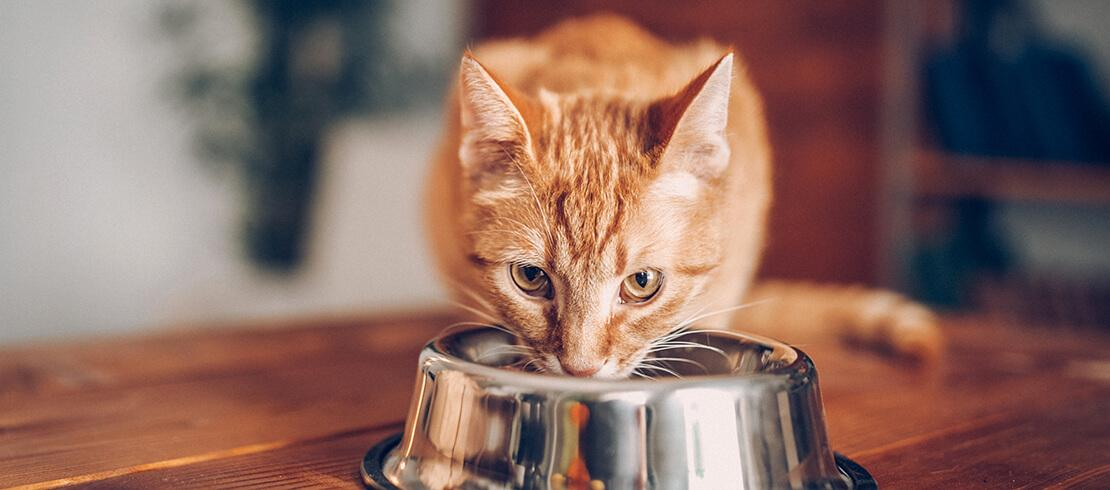
#> input picture photos/cat.jpg, 1110 x 490 px
$ python gradients.py
#> lines starting #> are read from the running program, lines starting #| are printed output that depends on the picture; after the words box and inside, x2 and y2 are one past the last pixel; in counts of white or black regions, pixels touching at a corner belong together
import cv2 as cv
import numpy as np
img = cv.imread('photos/cat.jpg')
#> img is the input picture: shape (490, 1110, 3); mean B, G, R 99.2, 107.8, 138.6
# cv.imshow('Screenshot',img)
gray=cv.cvtColor(img,cv.COLOR_BGR2GRAY)
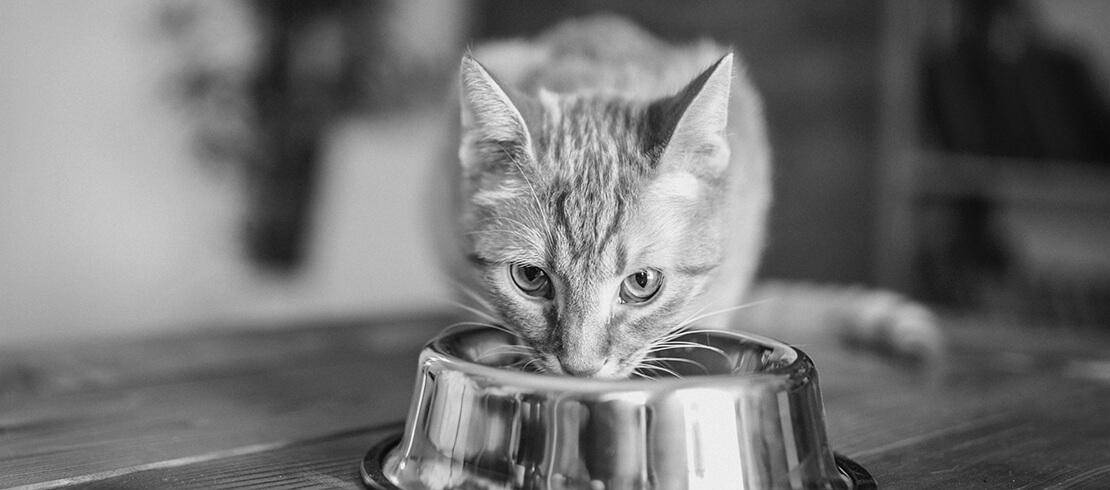
#> gray: shape (490, 1110); min 1, max 254, mean 116

#laplacian
lap = cv.Laplacian(gray, cv.CV_64F)
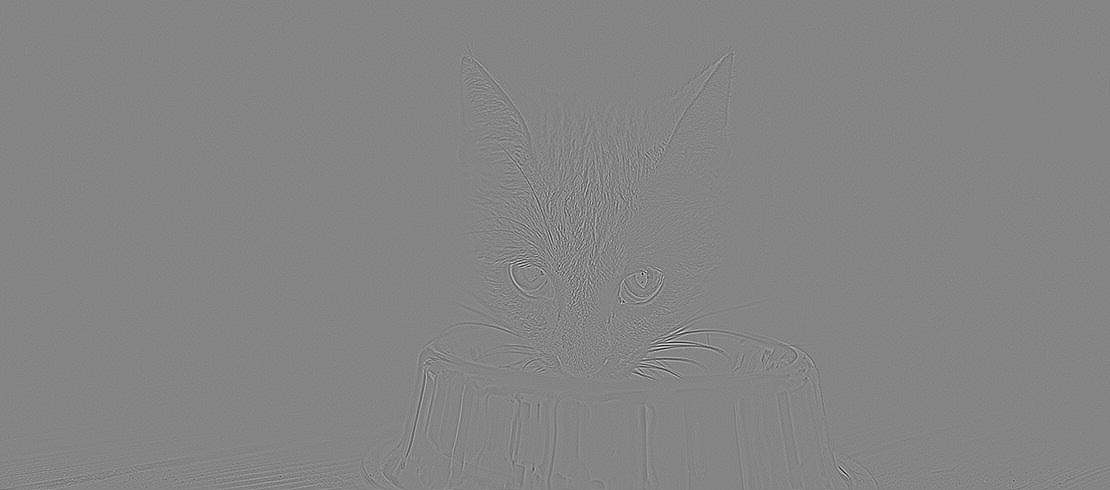
#> lap: shape (490, 1110) float64; min -395, max 364, mean 0; drawn with min black and max white
lap = np.uint8(np.absolute(lap))
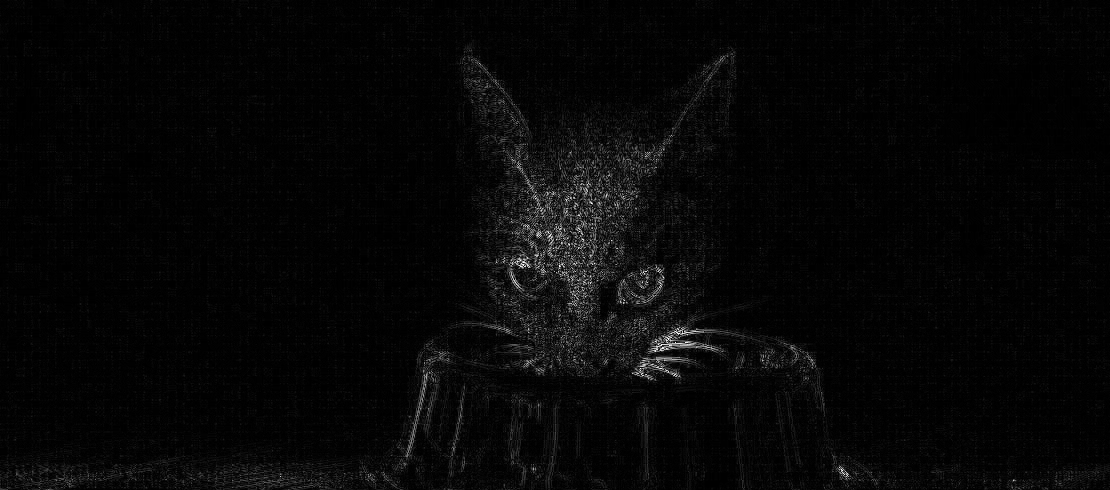
#> lap: shape (490, 1110); min 0, max 255, mean 6.7
# cv.imshow('laplacian',lap)

#sobel
sobelx = cv.Sobel(gray,cv.CV_64F,1,0)
sobely = cv.Sobel(gray,cv.CV_64F,0,1)

canny = cv.Canny(gray,150,175)
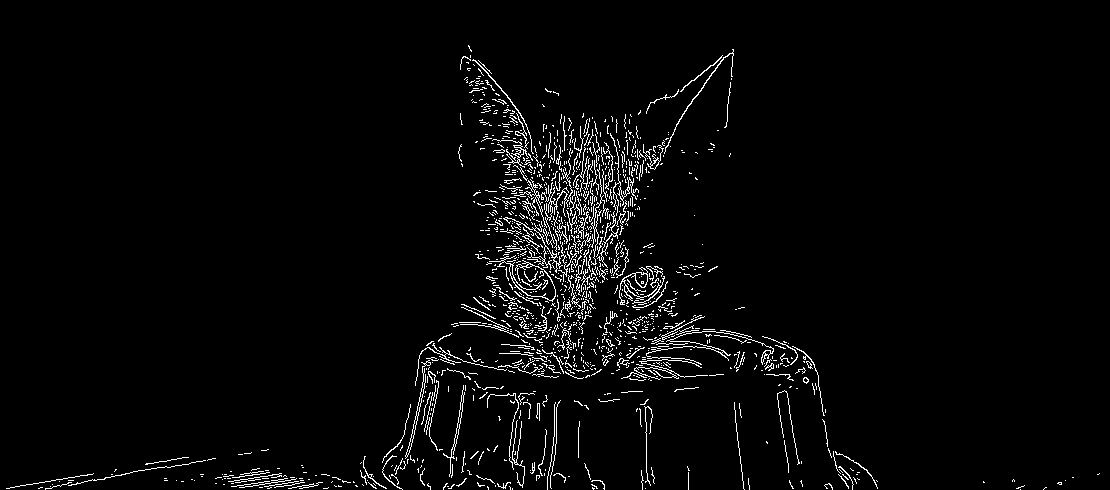
#> canny: shape (490, 1110); 3% white in thin lines or dots, all inside (x1, y1, x2, y2) = (6, 45, 1100, 490)
cv.imshow('canny',canny)

cv.imshow('sobelx',sobelx)
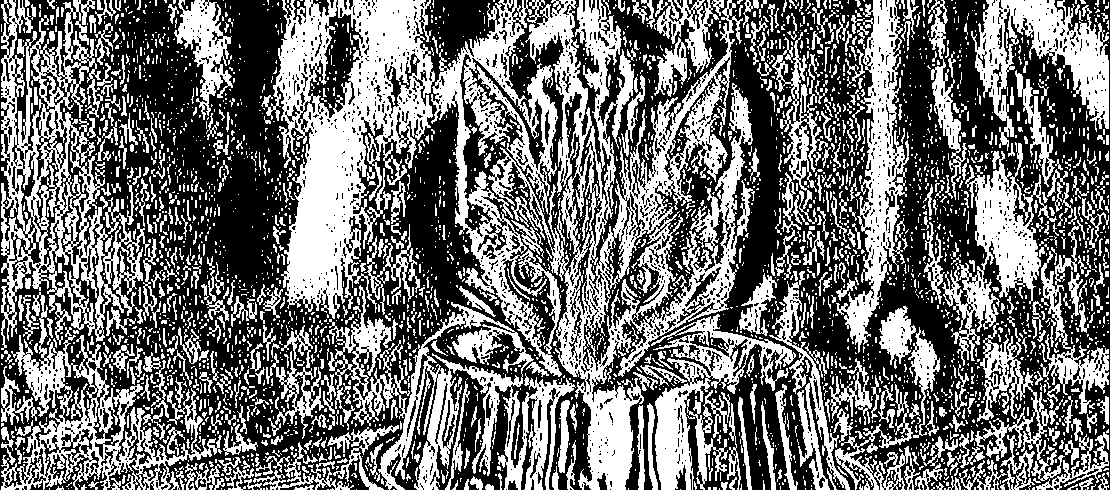
#> window 'sobelx': shape (490, 1110); 44.1% white; 3416 white regions (2694 under 20 px), largest, box (x1, y1, x2, y2) and area: (488, 0, 755, 490) 34688, (261, 0, 435, 319) 25932, (1, 0, 150, 350) 17508
cv.imshow('sobely',sobely)
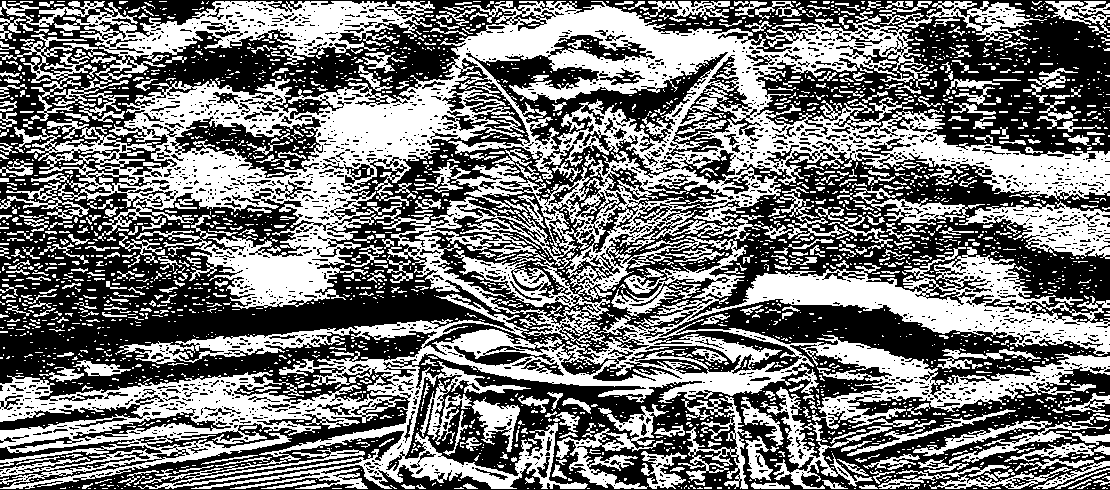
#> window 'sobely': shape (490, 1110); 46.6% white; 2810 white regions (2280 under 20 px), largest, box (x1, y1, x2, y2) and area: (14, 1, 1110, 489) 155591, (0, 372, 406, 489) 17268, (0, 1, 435, 123) 14429
cv.waitKey(0)

$ run again, with photos/group.jpg copied over photos/cat.jpg
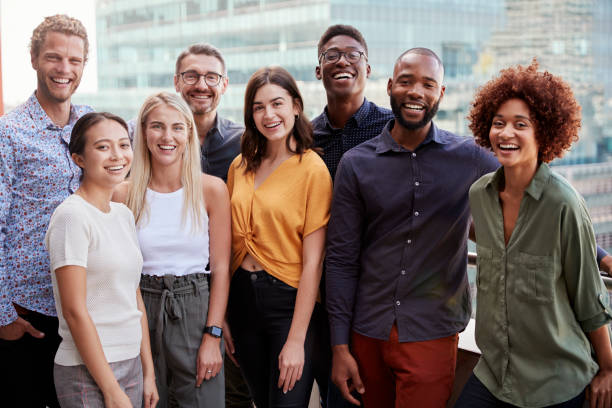
#> input picture photos/group.jpg, 612 x 408 px
#> img is the input picture: shape (408, 612, 3); mean B, G, R 109.5, 112.6, 126.8
#> `canny = cv.Canny(gray,150,175)`:
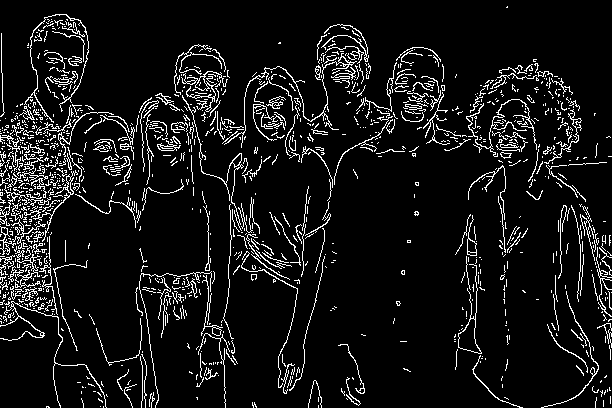
#> canny: shape (408, 612); 8.3% white in thin lines or dots
#> `cv.imshow('sobely',sobely)`:
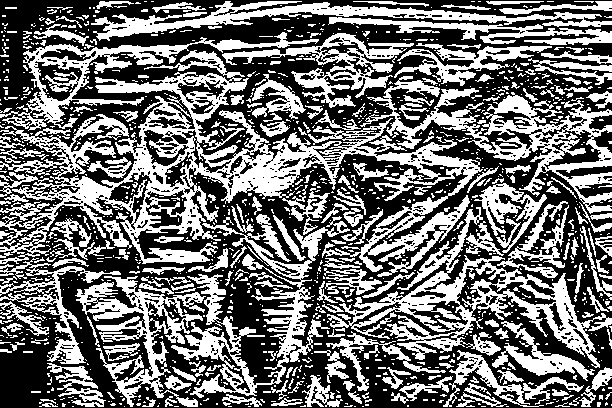
#> window 'sobely': shape (408, 612); 43.9% white; 1159 white regions (922 under 20 px), largest, box (x1, y1, x2, y2) and area: (0, 50, 483, 277) 25700, (327, 207, 612, 368) 9192, (360, 76, 612, 214) 7657

$ run again, with photos/lady.jpg copied over photos/cat.jpg
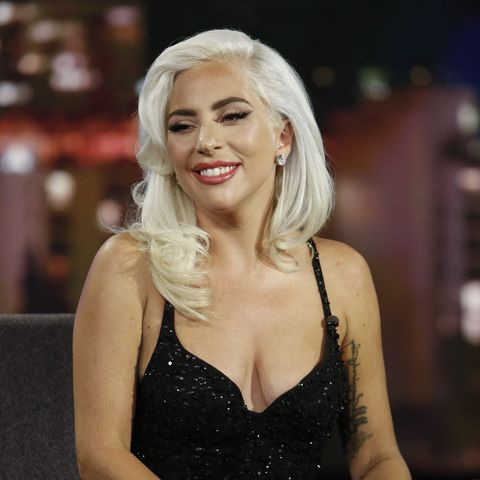
#> input picture photos/lady.jpg, 480 x 480 px
#> img is the input picture: shape (480, 480, 3); mean B, G, R 66.3, 79.3, 97.9
#> `canny = cv.Canny(gray,150,175)`:
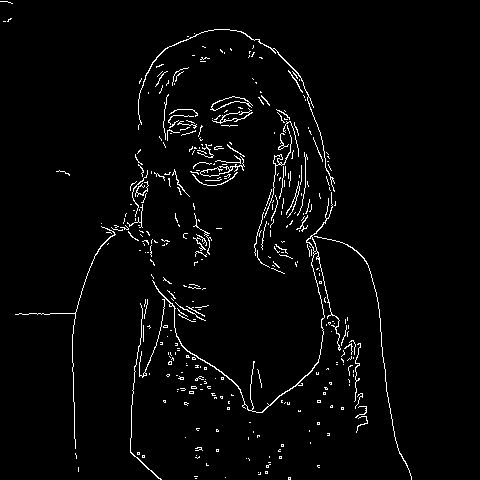
#> canny: shape (480, 480); 2.8% white in thin lines or dots, all inside (x1, y1, x2, y2) = (0, 1, 412, 480)
#> `cv.imshow('sobely',sobely)`:
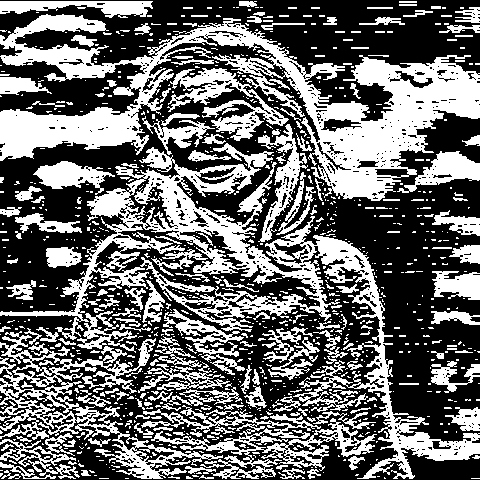
#> window 'sobely': shape (480, 480); 42.1% white; 1013 white regions (813 under 20 px), largest, box (x1, y1, x2, y2) and area: (0, 14, 480, 201) 26382, (0, 143, 480, 479) 22357, (0, 331, 223, 479) 6863
